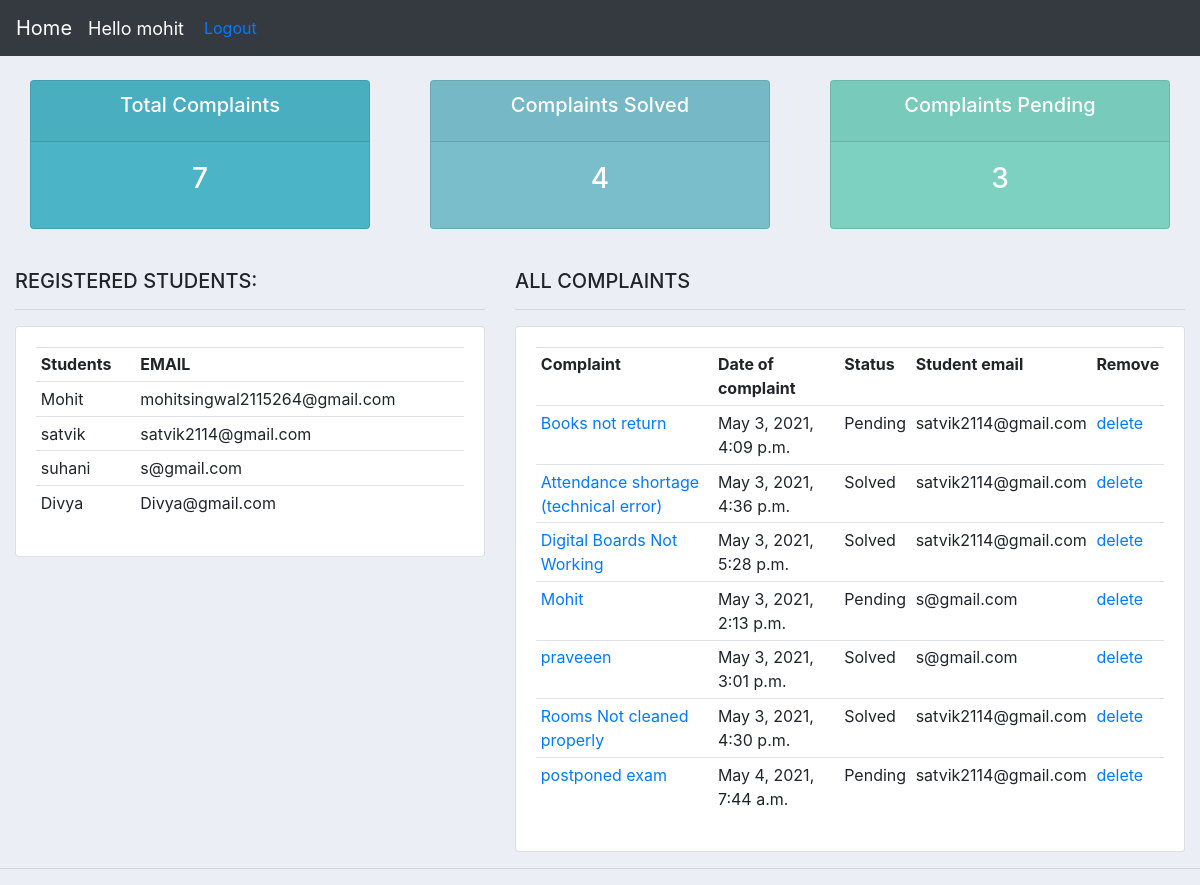
The app's page /home/ (signed in) with its own data.
### portal/models.py (models this page shows, shortened)
class Student(models.Model):
    user=models.OneToOneField(User,null=True,on_delete=models.CASCADE)
    name = models.CharField(max_length=200, null=True)
    phone = models.CharField(max_length=10, null=True)
    email = models.CharField(max_length=200, null=True,validators=[EmailValidator("Email is not valid")])
    date_created = models.DateTimeField(auto_now_add=True, null=True)

class Complaint(models.Model):
    title = models.CharField(max_length=200)
    Area_choices= (
        ('Hostel','Hostel'),
        ('Academics','Academics'),
        ('Administrative','Administrative'),
        ('N','none'),
    )
    area=models.CharField(max_length=25,choices=Area_choices,default='N')
    Department_choice=(
        ('Computer Engineering' ,'Computer Engineering'),
        ('Electronics Engineering','Electronics Engineering'),
        ('Electrical Engineering','Electrical Engineering'),
        ('Civil Engineering','Civil Engineering'),
        ('Information Technology','Information Technology'),
        ('None','None'),
    )
    STATUS=(
        ('Pending','Pending'),
        ('Solved','Solved'),
    )
    status=models.CharField(max_length=8,null=True,choices=STATUS,default='Pending')
    Department=models.CharField(max_length=35,choices=Department_choice,default='N')
    details = models.TextField(blank=True)
    pub_date = models.DateTimeField(auto_now=True)
    student=models.ForeignKey(Student,on_delete=models.SET_NULL,null=True)

### portal/views.py (the view)
# urls.py: 2. Add a URL to urlpatterns:  path('', views.home, name='home')
@login_required(login_url='login')
def home(request):
    complaints = Complaint.objects.all()
    student = Student.objects.all()
    total_students = student.count()
    total_complaints = complaints.count()
    solved = complaints.filter(status='Solved').count()
    pending = complaints.filter(status='Pending').count()
    group=None
    if request.user.groups.exists():
        group=request.user.groups.all()[0].name
    if group == 'student':
        student=Student.objects.get(id=request.user.student.id)
        complaints = request.user.student.complaint_set.all()
        total_complaints = complaints.count()
        solved = complaints.filter(status='Solved').count()
        pending = complaints.filter(status='Pending').count()
    context = {
        'student': student,
        'complaints': complaints,
        'total_complaints': total_complaints,
        'solved': solved,
        'pending': pending
    }
    return render(request, 'dashboard.html', context)

### templates/dashboard.html (shortened to what this page needs)
{%  extends 'main.html' %}
{% block content %}
{%  include 'status.html' %}
<br>
<div class="row">
	{% if  request.user.is_staff %}
	<div class="col-md-5">
		<h5>REGISTERED STUDENTS:</h5>
		<hr>
		<div class="card card-body">
			<table class="table table-sm">
				<tr>
					<th>Students</th>
					<th>EMAIL</th>
				</tr>
				{% for stu in student %}
				<tr>
					<td>{{stu.name}}</td>
					<td>{{stu.email}}</td>
				</tr>
				{% endfor %}
			</table>
			{% endif %}
		</div>
	</div>
	<div class="col-md-7">
		<h5>ALL  COMPLAINTS</h5>
		<hr>
		<div class="card card-body">
			<table class="table table-sm">
				<tr>
					<th>Complaint</th>
					<th>Date of complaint</th>
					<th>Status</th>
					{% if request.user.is_staff %}
					<th>Student email</th>
					{% endif %}
					<th>Remove</th>
				</tr>
				{% for complaint in complaints %}
				<tr>
					<td><a href="{% url 'complaint' complaint.id %} "  class="href">{{complaint.title}}</a></td>
					<td>{{complaint.pub_date}}</td>
					<td>{{complaint.status}}</td>
					{% if  request.user.is_staff %}
					<td>{{complaint.student.email}}</td>
					{% endif %}
					<td><a href="{% url 'delete_complaint' complaint.id %}" class="href">delete</a></td>
				</tr>
			   {% endfor %}
			</table>
		</div>
	</div>
</div>
{% endblock %}

### templates/navbar.html (shortened to what this page needs)
{% load static %}
<nav class="navbar navbar-expand-lg navbar-dark bg-dark">
    <a class="navbar-brand" href="{% url 'home2' %}">Home</a>
    <span class="hello-msg">Hello {{request.user}}</span>
    <span><a href="{% url 'logout' %}" class="href"> Logout</a></span>
  </nav>

### static/css/main.css (style rules this page uses)
body { background-color: #ebeff5; }

### templates/navbar.html (style rules this page uses)
.hello-msg { font-size:18px; color: #fff; margin-right:20px; }

### records on screen
Student: name "Mohit", email "mohitsingwal2115264@gmail.com"
Student: name "satvik", email "satvik2114@gmail.com"
Student: name "suhani", email "s@gmail.com"
Student: name "Divya", email "Divya@gmail.com"
Complaint: title "Books not return", pub_date "May 3, 2021, 4:09 p.m.", status "Pending", student.email "satvik2114@gmail.com"
Complaint: title "Attendance shortage (technical error)", pub_date "May 3, 2021, 4:36 p.m.", status "Solved", student.email "satvik2114@gmail.com"
Complaint: title "Digital Boards Not Working", pub_date "May 3, 2021, 5:28 p.m.", status "Solved", student.email "satvik2114@gmail.com"
Complaint: title "Mohit", pub_date "May 3, 2021, 2:13 p.m.", status "Pending", student.email "s@gmail.com"
Complaint: title "praveeen", pub_date "May 3, 2021, 3:01 p.m.", status "Solved", student.email "s@gmail.com"
Complaint: title "Rooms Not cleaned properly", pub_date "May 3, 2021, 4:30 p.m.", status "Solved", student.email "satvik2114@gmail.com"
Complaint: title "postponed exam", pub_date "May 4, 2021, 7:44 a.m.", status "Pending", student.email "satvik2114@gmail.com"

### other values on screen
{{ request.user }} "mohit"
{{ total_complaints }} "7"
{{ solved }} "4"
{{ pending }} "3"
